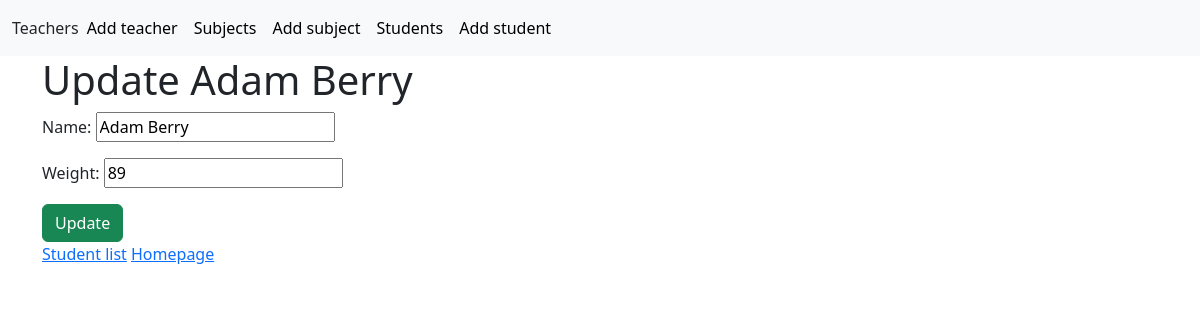
/first_app/student_update/45, run on an earlier commit of the app's database.
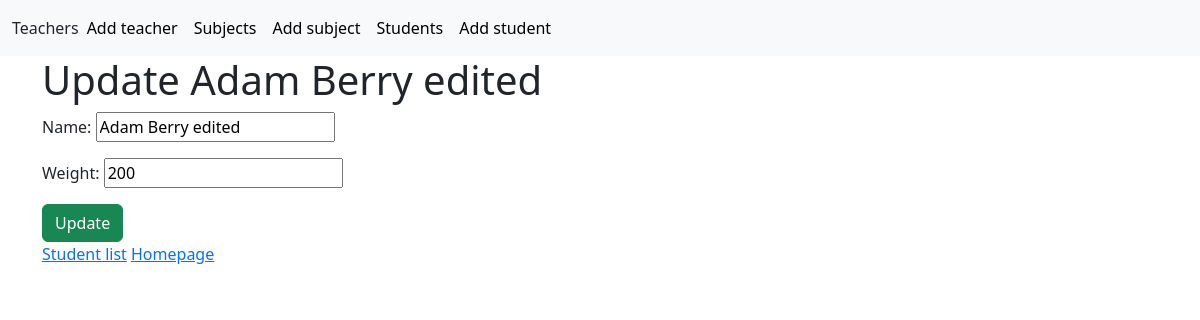
And on a later commit of the database.
### first_app/models.py (models this page shows)
class Student(models.Model):
    name = models.CharField(max_length=100)
    """ kommentaari saab kirjutada nii """
    date_of_birth = models.DateField(null=True, blank=True)  # sünniaeg võib jääda tühjaks- vt sulgusid
    weight = models.IntegerField()

### first_app/views.py (the view)
# urls.py: path('student_update/<int:pk>', views.StudentUpdateView.as_view(), name= 'student_update'),
class StudentUpdateView(UpdateView):
    model = Student
    fields = ['name', 'weight'] # update only name and weight
    success_url = reverse_lazy('first_app:student_list')

### first_app/templates/first_app/student_form.html (shortened to what this page needs)
{% extends 'base.html' %}
{% block content %}
    <h1>Update {{ student.name }}</h1>
    <form method="post">
        {{ form.as_p }}
        <input type="submit" value="Update" class="btn btn-success">
    </form>
    <a href="{% url 'first_app:student_list' %}">Student list</a>
    <a href="{% url 'first_app:home' %}">Homepage</a>
{% endblock %}

What changed in the data, as far as the page shows it:
changed Student: name "Adam Berry" → "Adam Berry edited"; weight "89" → "200"
